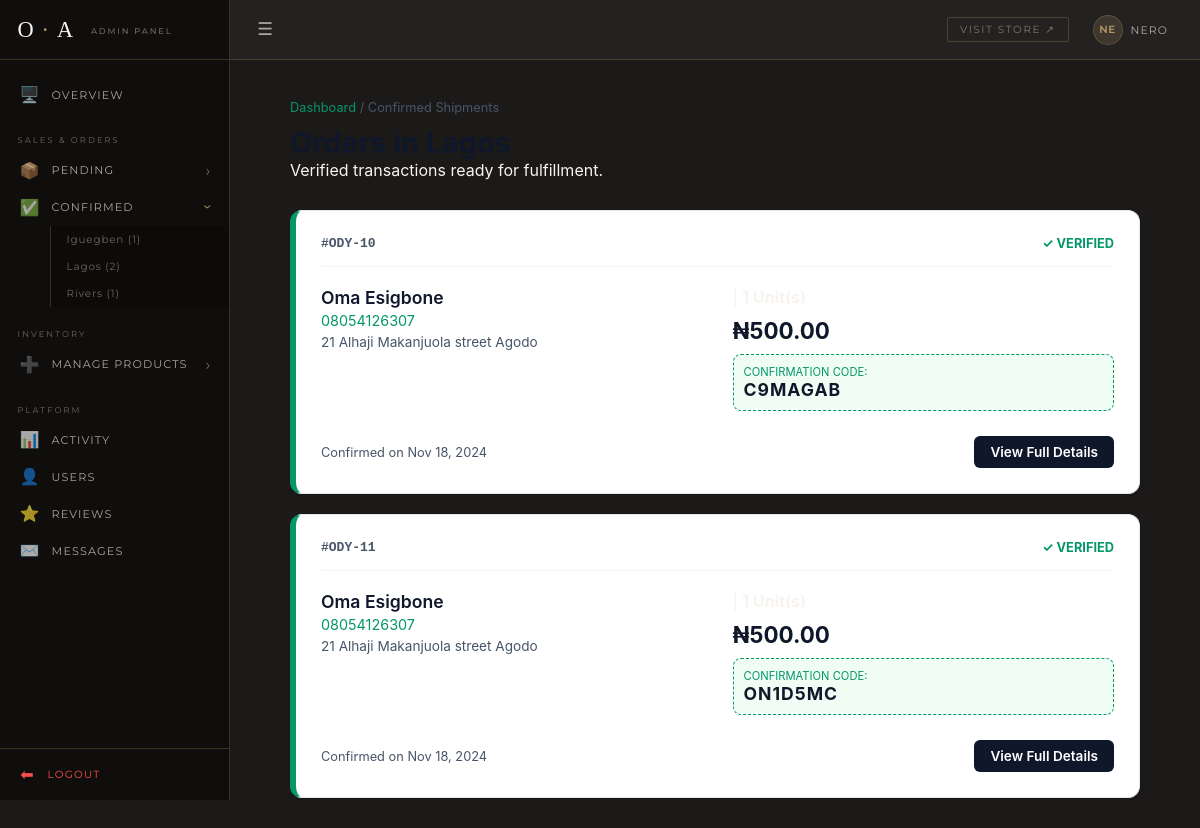
Screenshot of /dashboard/confirmed-orders/Lagos/ (signed in) with the database file from the repository.
### users/models.py (models this page shows, shortened)
class Order(models.Model):
    customer = models.ForeignKey(Customer, on_delete=models.CASCADE)
    billing_name = models.CharField(max_length=100)
    billing_address = models.CharField(max_length=255)
    billing_city = models.CharField(max_length=50)
    phone_number = models.CharField(max_length=30)
    status = models.CharField(max_length=20, default='pending')
    total = models.DecimalField(max_digits=10, decimal_places=2)
    date_created = models.DateTimeField(auto_now_add=True)
    receipt = models.FileField(upload_to='receipts/', blank=True, null=True)
    confirmed_order_code = models.CharField(max_length=7, blank=True, null=True)
    quantity = models.IntegerField(default=1)  # Note: Consider OrderItem model for multi-product carts later

### users/views.py (the view)
# urls.py: path('dashboard/confirmed-orders/<str:location>/', views.confirmed_orders_by_location, name='confirmed_orders_by_location'),
@login_required(login_url='/login')
def confirmed_orders_by_location(request, location):
    pending_orders_by_location = Order.objects.filter(status='pending').values('billing_city').annotate(
        count=Count('id'))
    orders = Order.objects.filter(billing_city=location, status="confirmed")
    confirmed_orders_locations = (
        Order.objects
        .filter(status='confirmed')
        .values('billing_city')
        .annotate(count=Count('id'))
        .order_by('billing_city')
    )
    print(confirmed_orders_locations)
    context = {
        "location": location,  # Pass the location directly as a string
        "orders": orders,
        'confirmed_orders_locations': confirmed_orders_locations,
        'pending_orders_by_location': pending_orders_by_location
    }
    return render(request, "confirmed_orders_by_location.html", context)

### Templates/confirmed_orders_by_location.html (shortened to what this page needs)
{% extends "dashboard.html" %}
{% load static %}
{% block content %}
<link rel="stylesheet" href="{% static 'styles/confirmed_orders_by_location.css' %}?v=2">
<div class="confirmed-location-wrapper">
    <header class="location-header">
        <nav class="breadcrumb">
            <a href="{% url 'dashboard' %}">Dashboard</a> / <span>Confirmed Shipments</span>
        </nav>
        <h1>Orders in {{ location }}</h1>
        <p>Verified transactions ready for fulfillment.</p>
    </header>
    {% if orders %}
        <div class="orders-stack">
            {% for order in orders %}
                <div class="confirmed-order-card">
                    <div class="card-header">
                        <span class="order-id">#ODY-{{ order.id }}</span>
                        <span class="verified-badge">✓ Verified</span>
                    </div>
                    <div class="card-body">
                        <div class="info-group">
                            <p class="customer-name">{{ order.billing_name }}</p>
                            <p class="customer-contact">{{ order.phone_number }}</p>
                            <p class="customer-address">{{ order.billing_address }}</p>
                        </div>
                        <div class="transaction-group">
                            <p class="order-summary">{{ order.name }} | <strong>{{ order.quantity }} Unit(s)</strong></p>
                            <p class="order-total">₦{{ order.total }}</p>
                            <div class="code-box">
                                <small>Confirmation Code:</small>
                                <strong>{{ order.confirmed_order_code }}</strong>
                            </div>
                        </div>
                    </div>
                    <div class="card-footer">
                        <span class="timestamp">Confirmed on {{ order.date_created|date:"M d, Y" }}</span>
                        <a href="{% url 'order_details' order.id %}" class="btn-manage">View Full Details</a>
                    </div>
                </div>
            {% endfor %}
        </div>
    {% else %}
        <div class="empty-location">
            <p>No confirmed orders found for <strong>{{ location }}</strong>.</p>
            <a href="{% url 'dashboard' %}" class="btn-back">Return to Dashboard</a>
        </div>
    {% endif %}
</div>
{% endblock %}

### Templates/dashboard.html (shortened to what this page needs)
{% load static %}
<!DOCTYPE html>
<html lang="en">
<head>
    <link rel="stylesheet" href="{% static 'styles/dashboard.css' %}?v=4">
</head>
<body>
    {% if request.user.is_staff %}
    <aside class="sidebar" id="sidebar">
        <div class="sidebar-brand">
            <span class="brand-logo">O<span>·</span>A</span>
            <span class="brand-tag">Admin Panel</span>
        </div>
        <ul class="sidebar-nav">
            <li class="nav-item">
                <a href="{% url 'dashboard' %}" class="nav-link" id="nav-overview">
                    <span class="icon">🖥️</span>
                    <span class="label">Overview</span>
                </a>
            </li>
            <li class="nav-section">Sales & Orders</li>
            <li class="nav-item">
                <a href="javascript:void(0)" class="nav-link collapsible">
                    <span class="icon">📦</span>
                    <span class="label">Pending</span>
                </a>
            </li>
            <li class="nav-item">
                <a href="javascript:void(0)" class="nav-link collapsible">
                    <span class="icon">✅</span>
                    <span class="label">Confirmed</span>
                </a>
                <ul class="nested-nav">
                    {% if confirmed_orders_locations %}
                        {% for loc in confirmed_orders_locations %}
                            <li><a href="{% url 'confirmed_orders_by_location' location=loc.billing_city %}">{{ loc.billing_city }} ({{ loc.count }})</a></li>
                        {% endfor %}
                    {% else %}
                        <li class="empty">No confirmed orders</li>
                    {% endif %}
                </ul>
            </li>
            <li class="nav-section">Inventory</li>
            <li class="nav-item">
                <a href="javascript:void(0)" class="nav-link collapsible">
                    <span class="icon">➕</span>
                    <span class="label">Manage Products</span>
                </a>
            </li>
            <li class="nav-section">Platform</li>
            <li class="nav-item"><a href="{% url 'user_activity' %}" class="nav-link"><span class="icon">📊</span><span class="label">Activity</span></a></li>
            <li class="nav-item"><a href="{% url 'view_users' %}" class="nav-link"><span class="icon">👤</span><span class="label">Users</span></a></li>
            <li class="nav-item"><a href="{% url 'reviews' %}" class="nav-link"><span class="icon">⭐</span><span class="label">Reviews</span></a></li>
            <li class="nav-item"><a href="{% url 'contact_us_messages' %}" class="nav-link"><span class="icon">✉️</span><span class="label">Messages</span></a></li>
        </ul>
        <div class="sidebar-footer">
            <a href="{% url 'logout' %}" style="color: #ff4d4d;">
                <span class="icon">⬅</span>
                <span class="label">Logout</span>
            </a>
        </div>
    </aside>
    <main class="main-wrapper" id="main-content">
        <header class="top-bar">
            <button class="menu-toggle" id="toggle-btn">☰</button>
            <div class="top-bar-right">
                <a href="{% url 'home' %}" class="view-site" target="_blank">Visit Store ↗</a>
                <div class="admin-profile">
                    <div class="admin-avatar">{{ request.user.username|slice:":2"|upper }}</div>
                    <span class="admin-name">{{ request.user.username }}</span>
                </div>
            </div>
        </header>
        <section class="page-content">
            {% block content %}{% endblock %}
        </section>
    </main>
    {% else %}
    <div style="height: 100vh; display: flex; align-items: center; justify-content: center; font-family: sans-serif;">
        <p>Access Denied. Redirecting to Odyce home...</p>
    </div>
    <script>window.location.href = "{% url 'home' %}";</script>
    {% endif %}
</body>
</html>

### static/styles/confirmed_orders_by_location.css (style rules this page uses)
:root { --slate-900: #0f172a; --slate-600: #475569; --emerald-600: #059669; --border: #e2e8f0; }
.confirmed-location-wrapper { max-width: 850px; margin: 0 auto; font-family: 'Inter', sans-serif; }
.location-header { margin-bottom: 30px; }
.breadcrumb { font-size: 0.8rem; color: var(--slate-600); margin-bottom: 10px; }
.breadcrumb a { text-decoration: none; color: var(--emerald-600); }
.location-header h1 { font-size: 1.8rem; color: var(--slate-900); margin: 0; }
.orders-stack { display: flex; flex-direction: column; gap: 20px; }
.confirmed-order-card { background: white; border: 1px solid var(--border); border-left: 6px solid var(--emerald-600); border-radius: 12px; padding: 25px; box-shadow: 0 4px 6px -1px rgba(0, 0, 0, 0.05); }
.card-header { display: flex; justify-content: space-between; margin-bottom: 20px; border-bottom: 1px solid #f1f5f9; padding-bottom: 15px; }
.order-id { font-weight: 700; color: var(--slate-600); font-family: monospace; }
.verified-badge { color: var(--emerald-600); font-weight: 700; font-size: 0.8rem; text-transform: uppercase; }
.card-body { display: grid; grid-template-columns: 1fr 1fr; gap: 30px; }
.customer-name { font-size: 1.1rem; font-weight: 600; color: var(--slate-900); }
.customer-contact { color: var(--emerald-600); font-size: 0.9rem; margin: 4px 0; }
.customer-address { color: var(--slate-600); font-size: 0.85rem; line-height: 1.4; }
.order-total { font-size: 1.4rem; font-weight: 700; color: var(--slate-900); margin: 10px 0; }
.code-box { background: #f0fdf4; padding: 10px; border-radius: 8px; border: 1px dashed var(--emerald-600); }
.code-box small { display: block; color: var(--emerald-600); font-size: 0.7rem; text-transform: uppercase; }
.code-box strong { font-size: 1.1rem; color: var(--slate-900); letter-spacing: 1px; }
.card-footer { display: flex; justify-content: space-between; align-items: center; margin-top: 25px; }
.timestamp { font-size: 0.8rem; color: var(--slate-600); }
.btn-manage { text-decoration: none; background: var(--slate-900); color: white; padding: 8px 16px; border-radius: 6px; font-size: 0.85rem; font-weight: 600; transition: 0.2s; }

### rows the page displays
Order: id "10", billing_name "Oma Esigbone", phone_number "08054126307", billing_address "21 Alhaji Makanjuola street Agodo", total "500.00", confirmed_order_code "C9MAGAB", date_created "Nov 18, 2024"
Order: id "11", billing_name "Oma Esigbone", phone_number "08054126307", billing_address "21 Alhaji Makanjuola street Agodo", total "500.00", confirmed_order_code "ON1D5MC", date_created "Nov 18, 2024"

### other values shown
{{ loc.billing_city }} "Iguegben" "Lagos" "Rivers"
{{ loc.count }} "1" "2" "1"
{{ request.user.username|slice:":2"|upper }} "NE"
{{ request.user.username }} "NERO"
